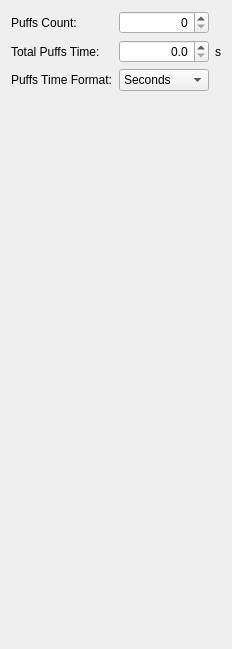
      <widget class="QWidget" name="tab_6">
       <attribute name="title">
        <string>Stats</string>
       </attribute>
       <layout class="QVBoxLayout" name="verticalLayout_13">
        <item>
         <layout class="QGridLayout" name="gridLayout_17">
          <item row="0" column="0">
           <widget class="QLabel" name="label_61">
            <property name="text">
             <string>Puffs Count:</string>
            </property>
           </widget>
          </item>
          <item row="2" column="1">
           <widget class="QComboBox" name="statsPuffFormatCombo">
            <item>
             <property name="text">
              <string>Seconds</string>
             </property>
            </item>
            <item>
             <property name="text">
              <string>HH:MM:SS</string>
             </property>
            </item>
           </widget>
          </item>
          <item row="2" column="0">
           <widget class="QLabel" name="label_63">
            <property name="text">
             <string>Puffs Time Format:</string>
            </property>
           </widget>
          </item>
          <item row="0" column="1">
           <widget class="QSpinBox" name="statsPuffCountSpin">
            <property name="alignment">
             <set>Qt::AlignRight|Qt::AlignTrailing|Qt::AlignVCenter</set>
            </property>
            <property name="maximum">
             <number>99999</number>
            </property>
           </widget>
          </item>
          <item row="1" column="2">
           <widget class="QLabel" name="label_67">
            <property name="text">
             <string>s</string>
            </property>
           </widget>
          </item>
          <item row="1" column="0">
           <widget class="QLabel" name="label_62">
            <property name="text">
             <string>Total Puffs Time:</string>
            </property>
           </widget>
          </item>
          <item row="1" column="1">
           <widget class="QDoubleSpinBox" name="statsPuffTimeSpin">
            <property name="alignment">
             <set>Qt::AlignRight|Qt::AlignTrailing|Qt::AlignVCenter</set>
            </property>
            <property name="decimals">
             <number>1</number>
            </property>
            <property name="maximum">
             <double>35999.900000000001455</double>
            </property>
           </widget>
          </item>
         </layout>
        </item>
        <item>
         <spacer name="verticalSpacer_10">
          <property name="orientation">
           <enum>Qt::Vertical</enum>
          </property>
          <property name="sizeHint" stdset="0">
           <size>
            <width>20</width>
            <height>547</height>
           </size>
          </property>
         </spacer>
        </item>
       </layout>
      </widget>
